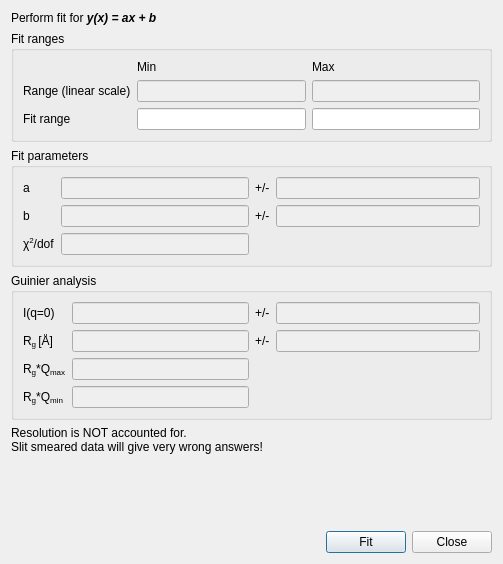
<?xml version="1.0" encoding="UTF-8"?>
<ui version="4.0">
 <class>LinearFitUI</class>
 <widget class="QDialog" name="LinearFitUI">
  <property name="geometry">
   <rect>
    <x>0</x>
    <y>0</y>
    <width>503</width>
    <height>564</height>
   </rect>
  </property>
  <property name="sizePolicy">
   <sizepolicy hsizetype="Fixed" vsizetype="Fixed">
    <horstretch>0</horstretch>
    <verstretch>0</verstretch>
   </sizepolicy>
  </property>
  <property name="windowTitle">
   <string>Linear Fit</string>
  </property>
  <property name="windowIcon">
   <iconset>
    <normaloff>:/res/ball.ico</normaloff>:/res/ball.ico</iconset>
  </property>
  <layout class="QGridLayout" name="gridLayout_5">
   <item row="0" column="0">
    <widget class="QLabel" name="lblPerformFit">
     <property name="text">
      <string>&lt;html&gt;&lt;head/&gt;&lt;body&gt;&lt;p&gt;Perform fit for &lt;span style=&quot; font-weight:600; font-style:italic;&quot;&gt;y(x) = ax + b&lt;/span&gt;&lt;/p&gt;&lt;/body&gt;&lt;/html&gt;</string>
     </property>
    </widget>
   </item>
   <item row="1" column="0" colspan="2">
    <widget class="QGroupBox" name="groupBox_2">
     <property name="title">
      <string>Fit ranges</string>
     </property>
     <layout class="QGridLayout" name="gridLayout_3">
      <item row="0" column="0">
       <layout class="QGridLayout" name="gridLayout_2">
        <item row="0" column="1">
         <widget class="QLabel" name="lblFitRangesMin">
          <property name="text">
           <string>Min</string>
          </property>
         </widget>
        </item>
        <item row="0" column="2">
         <widget class="QLabel" name="lblFitRangesMax">
          <property name="text">
           <string>Max</string>
          </property>
         </widget>
        </item>
        <item row="1" column="0">
         <widget class="QLabel" name="lblFitRange">
          <property name="text">
           <string>Range (linear scale)</string>
          </property>
         </widget>
        </item>
        <item row="1" column="1">
         <widget class="QLineEdit" name="txtRangeMin">
          <property name="enabled">
           <bool>false</bool>
          </property>
          <property name="toolTip">
           <string>&lt;html&gt;&lt;head/&gt;&lt;body&gt;&lt;p&gt;Minimum value on the x-axis for the plotted data.&lt;/p&gt;&lt;/body&gt;&lt;/html&gt;</string>
          </property>
          <property name="autoFillBackground">
           <bool>true</bool>
          </property>
          <property name="styleSheet">
           <string notr="true">color: rgb(0, 0, 0);</string>
          </property>
          <property name="readOnly">
           <bool>true</bool>
          </property>
         </widget>
        </item>
        <item row="1" column="2">
         <widget class="QLineEdit" name="txtRangeMax">
          <property name="enabled">
           <bool>false</bool>
          </property>
          <property name="toolTip">
           <string>&lt;html&gt;&lt;head/&gt;&lt;body&gt;&lt;p&gt;Maximum value on the x-axis for the plotted data.&lt;/p&gt;&lt;/body&gt;&lt;/html&gt;</string>
          </property>
          <property name="autoFillBackground">
           <bool>false</bool>
          </property>
          <property name="styleSheet">
           <string notr="true">color: rgb(0, 0, 0);</string>
          </property>
          <property name="readOnly">
           <bool>true</bool>
          </property>
         </widget>
        </item>
        <item row="2" column="0">
         <widget class="QLabel" name="lblRange">
          <property name="text">
           <string>&lt;html&gt;&lt;head/&gt;&lt;body&gt;&lt;p&gt;Fit range&lt;/p&gt;&lt;/body&gt;&lt;/html&gt;</string>
          </property>
         </widget>
        </item>
        <item row="2" column="1">
         <widget class="QLineEdit" name="txtFitRangeMin">
          <property name="toolTip">
           <string>&lt;html&gt;&lt;head/&gt;&lt;body&gt;&lt;p&gt;Enter the minimum value on the x-axis to be included in the fit.&lt;/p&gt;&lt;/body&gt;&lt;/html&gt;</string>
          </property>
         </widget>
        </item>
        <item row="2" column="2">
         <widget class="QLineEdit" name="txtFitRangeMax">
          <property name="toolTip">
           <string>&lt;html&gt;&lt;head/&gt;&lt;body&gt;&lt;p&gt;Enter the maximum value on the x-axis to be included in the fit.&lt;/p&gt;&lt;/body&gt;&lt;/html&gt;</string>
          </property>
         </widget>
        </item>
       </layout>
      </item>
     </layout>
    </widget>
   </item>
   <item row="2" column="0" colspan="2">
    <widget class="QGroupBox" name="groupBox">
     <property name="title">
      <string>Fit parameters</string>
     </property>
     <layout class="QGridLayout" name="gridLayout">
      <item row="0" column="0">
       <layout class="QFormLayout" name="formLayout">
        <item row="0" column="0">
         <widget class="QLabel" name="lblFitParameter_a">
          <property name="text">
           <string>a</string>
          </property>
         </widget>
        </item>
        <item row="0" column="1">
         <widget class="QLineEdit" name="txtA">
          <property name="enabled">
           <bool>false</bool>
          </property>
          <property name="toolTip">
           <string>&lt;html&gt;&lt;head/&gt;&lt;body&gt;&lt;p&gt;Fit value for the slope parameter.&lt;/p&gt;&lt;/body&gt;&lt;/html&gt;</string>
          </property>
          <property name="styleSheet">
           <string notr="true">color: rgb(0, 0, 0);</string>
          </property>
          <property name="readOnly">
           <bool>true</bool>
          </property>
         </widget>
        </item>
        <item row="1" column="0">
         <widget class="QLabel" name="lblFitParameter_x">
          <property name="text">
           <string>b</string>
          </property>
         </widget>
        </item>
        <item row="1" column="1">
         <widget class="QLineEdit" name="txtB">
          <property name="enabled">
           <bool>false</bool>
          </property>
          <property name="toolTip">
           <string>&lt;html&gt;&lt;head/&gt;&lt;body&gt;&lt;p&gt;Fit value for the constant parameter.&lt;/p&gt;&lt;/body&gt;&lt;/html&gt;</string>
          </property>
          <property name="styleSheet">
           <string notr="true">color: rgb(0, 0, 0);</string>
          </property>
          <property name="readOnly">
           <bool>true</bool>
          </property>
         </widget>
        </item>
        <item row="2" column="0">
         <widget class="QLabel" name="lblFitParameter_chi_2_dof">
          <property name="text">
           <string>&lt;html&gt;&lt;head/&gt;&lt;body&gt;&lt;p&gt;χ&lt;span style=&quot; vertical-align:super;&quot;&gt;2&lt;/span&gt;/dof&lt;/p&gt;&lt;/body&gt;&lt;/html&gt;</string>
          </property>
         </widget>
        </item>
        <item row="2" column="1">
         <widget class="QLineEdit" name="txtChi2">
          <property name="enabled">
           <bool>false</bool>
          </property>
          <property name="toolTip">
           <string>&lt;html&gt;&lt;head/&gt;&lt;body&gt;&lt;p&gt;χ&lt;span style=&quot; vertical-align:super;&quot;&gt;2&lt;/span&gt; over degrees of freedom.&lt;/p&gt;&lt;/body&gt;&lt;/html&gt;</string>
          </property>
          <property name="styleSheet">
           <string notr="true">color: rgb(0, 0, 0);</string>
          </property>
          <property name="readOnly">
           <bool>true</bool>
          </property>
         </widget>
        </item>
       </layout>
      </item>
      <item row="0" column="1">
       <layout class="QFormLayout" name="formLayout_2">
        <item row="0" column="0">
         <widget class="QLabel" name="lblPlusMinus1">
          <property name="text">
           <string>+/-</string>
          </property>
         </widget>
        </item>
        <item row="0" column="1">
         <widget class="QLineEdit" name="txtAerr">
          <property name="enabled">
           <bool>false</bool>
          </property>
          <property name="toolTip">
           <string>&lt;html&gt;&lt;head/&gt;&lt;body&gt;&lt;p&gt;Error on the slope parameter.&lt;/p&gt;&lt;/body&gt;&lt;/html&gt;</string>
          </property>
          <property name="styleSheet">
           <string notr="true">color: rgb(0, 0, 0);</string>
          </property>
          <property name="readOnly">
           <bool>true</bool>
          </property>
         </widget>
        </item>
        <item row="1" column="0">
         <widget class="QLabel" name="lblPlusMinus2">
          <property name="text">
           <string>+/-</string>
          </property>
         </widget>
        </item>
        <item row="1" column="1">
         <widget class="QLineEdit" name="txtBerr">
          <property name="enabled">
           <bool>false</bool>
          </property>
          <property name="toolTip">
           <string>&lt;html&gt;&lt;head/&gt;&lt;body&gt;&lt;p&gt;Error on the constant parameter.&lt;/p&gt;&lt;/body&gt;&lt;/html&gt;</string>
          </property>
          <property name="styleSheet">
           <string notr="true">color: rgb(0, 0, 0);</string>
          </property>
          <property name="readOnly">
           <bool>true</bool>
          </property>
         </widget>
        </item>
       </layout>
      </item>
     </layout>
    </widget>
   </item>
   <item row="3" column="0" colspan="2">
    <widget class="QGroupBox" name="guinier_box">
     <property name="enabled">
      <bool>true</bool>
     </property>
     <property name="title">
      <string>Guinier analysis </string>
     </property>
     <layout class="QGridLayout" name="gridLayout_4">
      <item row="0" column="0">
       <layout class="QFormLayout" name="formLayout_4">
        <item row="0" column="0">
         <widget class="QLabel" name="lblGuinier_I_Q_0">
          <property name="text">
           <string>I(q=0)</string>
          </property>
         </widget>
        </item>
        <item row="0" column="1">
         <widget class="QLineEdit" name="txtGuinier_I_q_0">
          <property name="enabled">
           <bool>false</bool>
          </property>
          <property name="styleSheet">
           <string notr="true">color: rgb(0, 0, 0);</string>
          </property>
         </widget>
        </item>
        <item row="1" column="0">
         <widget class="QLabel" name="lblGuinier_R_g">
          <property name="text">
           <string>&lt;html&gt;&lt;head/&gt;&lt;body&gt;&lt;p&gt;R&lt;span style=&quot; vertical-align:sub;&quot;&gt;g &lt;/span&gt;[Å]&lt;/p&gt;&lt;/body&gt;&lt;/html&gt;</string>
          </property>
         </widget>
        </item>
        <item row="1" column="1">
         <widget class="QLineEdit" name="txtGuinier_R_g">
          <property name="enabled">
           <bool>false</bool>
          </property>
          <property name="styleSheet">
           <string notr="true">color: rgb(0, 0, 0);</string>
          </property>
         </widget>
        </item>
        <item row="2" column="0">
         <widget class="QLabel" name="lblGuinier_R_g_times_Q_max">
          <property name="text">
           <string>&lt;html&gt;&lt;head/&gt;&lt;body&gt;&lt;p&gt;R&lt;span style=&quot; vertical-align:sub;&quot;&gt;g&lt;/span&gt;*Q&lt;span style=&quot; vertical-align:sub;&quot;&gt;max&lt;/span&gt;&lt;/p&gt;&lt;/body&gt;&lt;/html&gt;</string>
          </property>
         </widget>
        </item>
        <item row="2" column="1">
         <widget class="QLineEdit" name="txtGuinier_R_g_times_Q_max">
          <property name="enabled">
           <bool>false</bool>
          </property>
          <property name="styleSheet">
           <string notr="true">color: rgb(0, 0, 0);</string>
          </property>
         </widget>
        </item>
        <item row="3" column="0">
         <widget class="QLabel" name="lblGuinier_R_g_times_Q_min">
          <property name="text">
           <string>&lt;html&gt;&lt;head/&gt;&lt;body&gt;&lt;p&gt;R&lt;span style=&quot; vertical-align:sub;&quot;&gt;g&lt;/span&gt;*Q&lt;span style=&quot; vertical-align:sub;&quot;&gt;min&lt;/span&gt;&lt;/p&gt;&lt;/body&gt;&lt;/html&gt;</string>
          </property>
         </widget>
        </item>
        <item row="3" column="1">
         <widget class="QLineEdit" name="txtGuinier_R_g_times_Q_min">
          <property name="enabled">
           <bool>false</bool>
          </property>
          <property name="styleSheet">
           <string notr="true">color: rgb(0, 0, 0);</string>
          </property>
         </widget>
        </item>
       </layout>
      </item>
      <item row="0" column="1">
       <layout class="QFormLayout" name="formLayout_3">
        <item row="0" column="0">
         <widget class="QLabel" name="lblPlusMinus3">
          <property name="text">
           <string>+/-</string>
          </property>
         </widget>
        </item>
        <item row="0" column="1">
         <widget class="QLineEdit" name="txtGuinier_I_q_0_Err">
          <property name="enabled">
           <bool>false</bool>
          </property>
          <property name="toolTip">
           <string>&lt;html&gt;&lt;head/&gt;&lt;body&gt;&lt;p&gt;Error on the slope parameter.&lt;/p&gt;&lt;/body&gt;&lt;/html&gt;</string>
          </property>
          <property name="styleSheet">
           <string notr="true">color: rgb(0, 0, 0);</string>
          </property>
          <property name="readOnly">
           <bool>true</bool>
          </property>
         </widget>
        </item>
        <item row="1" column="0">
         <widget class="QLabel" name="lblPlusMinus4">
          <property name="text">
           <string>+/-</string>
          </property>
         </widget>
        </item>
        <item row="1" column="1">
         <widget class="QLineEdit" name="txtGuinier2_Err">
          <property name="enabled">
           <bool>false</bool>
          </property>
          <property name="toolTip">
           <string>&lt;html&gt;&lt;head/&gt;&lt;body&gt;&lt;p&gt;Error on the constant parameter.&lt;/p&gt;&lt;/body&gt;&lt;/html&gt;</string>
          </property>
          <property name="styleSheet">
           <string notr="true">color: rgb(0, 0, 0);</string>
          </property>
          <property name="readOnly">
           <bool>true</bool>
          </property>
         </widget>
        </item>
       </layout>
      </item>
     </layout>
    </widget>
   </item>
   <item row="4" column="0" colspan="2">
    <widget class="QLabel" name="lblResolutionNotAccounted">
     <property name="text">
      <string>&lt;html&gt;&lt;head/&gt;&lt;body&gt;&lt;p&gt;&lt;span style=&quot; color:#000000;&quot;&gt;Resolution is NOT accounted for.&lt;br/&gt;Slit smeared data will give very wrong answers!&lt;/span&gt;&lt;/p&gt;&lt;/body&gt;&lt;/html&gt;</string>
     </property>
    </widget>
   </item>
   <item row="5" column="1">
    <spacer name="verticalSpacer">
     <property name="orientation">
      <enum>Qt::Vertical</enum>
     </property>
     <property name="sizeHint" stdset="0">
      <size>
       <width>20</width>
       <height>3</height>
      </size>
     </property>
    </spacer>
   </item>
   <item row="6" column="0" colspan="2">
    <layout class="QHBoxLayout" name="horizontalLayout_2">
     <item>
      <spacer name="horizontalSpacer">
       <property name="orientation">
        <enum>Qt::Horizontal</enum>
       </property>
       <property name="sizeHint" stdset="0">
        <size>
         <width>40</width>
         <height>20</height>
        </size>
       </property>
      </spacer>
     </item>
     <item>
      <layout class="QHBoxLayout" name="horizontalLayout">
       <item>
        <widget class="QPushButton" name="cmdFit">
         <property name="text">
          <string>Fit</string>
         </property>
        </widget>
       </item>
       <item>
        <widget class="QPushButton" name="cmdClose">
         <property name="text">
          <string>Close</string>
         </property>
        </widget>
       </item>
      </layout>
     </item>
    </layout>
   </item>
  </layout>
  <zorder>guinier_box</zorder>
  <zorder>lblPerformFit</zorder>
  <zorder>groupBox_2</zorder>
  <zorder>groupBox</zorder>
  <zorder>lblResolutionNotAccounted</zorder>
 </widget>
 <resources/>
 <connections>
  <connection>
   <sender>cmdClose</sender>
   <signal>clicked()</signal>
   <receiver>LinearFitUI</receiver>
   <slot>accept()</slot>
   <hints>
    <hint type="sourcelabel">
     <x>284</x>
     <y>304</y>
    </hint>
    <hint type="destinationlabel">
     <x>166</x>
     <y>163</y>
    </hint>
   </hints>
  </connection>
 </connections>
</ui>
